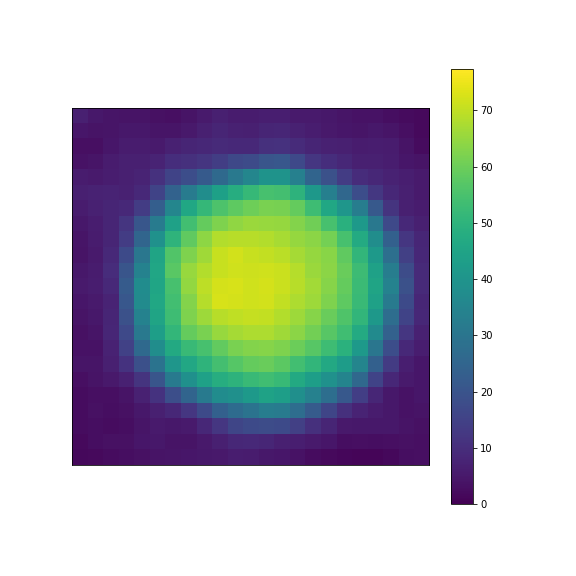
#> input picture FluOpti/ROIs/5_9_19_TL/White/Col0_ROI_step36.png, 576 x 576 px, given in place of image_0500.jpg, which was not available
$ jupyter execute --allow-errors 'Colony size and fluorescence Full.ipynb'   (shell and % lines are left out)   (text cells are left out)
#> lines starting #> are read from the running program, lines starting #| are printed output that depends on the picture; pictures that were not available may be replaced by others from this repository, and a replacement may not be noted
[cell 1]
# import some useful packages to manage the data

import matplotlib
import matplotlib.pyplot as plt
import numpy as np

#modify some matplotlib parameters to manage the images on illustrator
matplotlib.rcParams['pdf.fonttype'] = 42
matplotlib.rcParams['ps.fonttype'] = 42

[cell 2]
#we use scikit-image to analyse the images
import skimage
from skimage import io, filters

[cell 3]
#note: all the folder used here are ablable in this drive --> https://goo.gl/Trg1DX

fname =  "D:\Dropbox\FTI\Raspiscope\Time lapse\Lab_27_1_17_pLac\image_%04d.jpg"
#refered to drive folder Lab_27_1_17_pLac


print(fname%(0))   # just to see if names are well defined

[cell 4]
#let's try this with the frame 500 image

plt.figure()
im1 = plt.imread(fname%500)
#> im1 is the input picture: shape (576, 576, 4) float32; mean R, G, B, A 0.71, 0.743, 0.756, 0.417
plt.imshow(im1)
plt.title('frame '+str(500)+' image')

[cell 5]
plt.figure(figsize=(15,3))
plt.subplot(131)
plt.imshow(im1[:,:,0])
plt.colorbar()
plt.title('Red channel')

plt.subplot(132)
plt.imshow(im1[:,:,1])
plt.colorbar()
plt.title('Green channel')

plt.subplot(133)
plt.imshow(im1[:,:,2])
plt.colorbar()
plt.title('Blue channel')
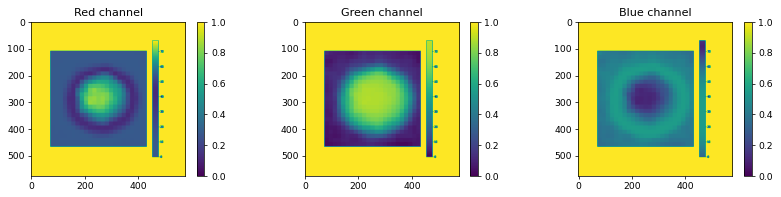
#> figure drawn by matplotlib, 6 panels

[cell 6]
w,h,_ = im1.shape
#> w = 576; h = 576
print('w= '+str(w),'  h= '+str(h))
#| w= 576   h= 576

[cell 7]
#define a function to count the images on the folder and import the "glob" library used to do that
import glob
def count_files(path,filetype):
    #inputs: path and filetype (e.g. tif, png, jpg)
    #output: number of defined filetype files on the path folder (integer)

    imageCount = len(glob.glob1(path,"*."+filetype))
    print(path.split('\\')[-1]+' = '+str(imageCount) + ' files')
    return(imageCount)

[cell 8]
imCount=count_files('D:\Dropbox\FTI\Raspiscope\Time lapse\Lab_27_1_17_pLac',"jpg")

[cell 9]
def get_im_data(xframes,imageCount,fname):
 #inputs:
  #xframes = step frames (e.g. 10 to use only ten to ten images)
  #imageCount = total number of files
  #fname = folder name

 #outputs:
   #imsR,imsG,imsB: data per channel of each image (imsR=matrix size (w,h,imagecount/xframes))

#> called with xframes = 12, imageCount = 0
    w,h,_ = plt.imread(fname%1).shape      #measure the image size based on the first image on the folder
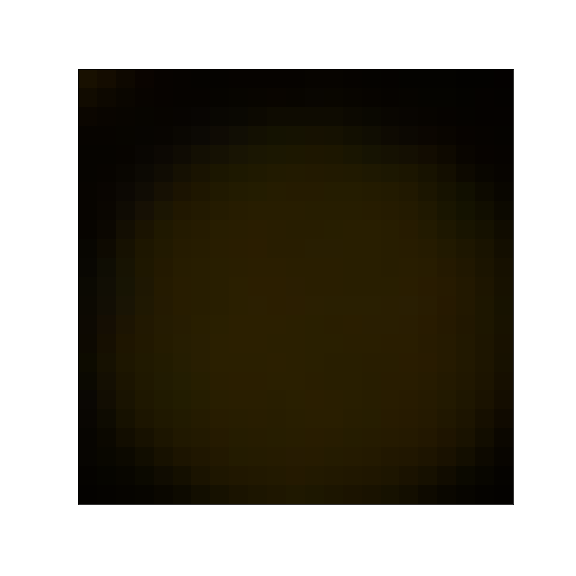
#> input picture FluOpti/ROIs/5_9_19_TL/White/Col25_ROI_step60.png, 576 x 576 px, given in place of image_0001.jpg, which was not available
#> w = 576; h = 576
    nt = int(imageCount/xframes)
    imsR = np.zeros((w,h,nt))
#> imsR = empty array
    imsG = np.zeros((w,h,nt))
#> imsG = empty array
    imsB = np.zeros((w,h,nt))
#> imsB = empty array
    for i in range(0,nt):
        im = plt.imread(fname%(i*xframes))
        imsR[:,:,i] = im[:,:,0]              #last number code the channel: 0=red, 1=green, 2=blue
        imsG[:,:,i] = im[:,:,1]
        imsB[:,:,i] = im[:,:,2]
    return(imsR,imsG,imsB)

# when call you can take only the channels you are interested in (e.g.):
# red,_,blue=get_im_data(xframes,imageCount)  ---> this only takes the red and blue channels

[cell 10]
DataS={}
Frames=12   # use one image every 12 frames
DataS['R'],DataS['G'],DataS['B']=get_im_data(Frames,imCount,fname)
DataS['Im']=fname     # to store the related image source

# also define a vector with the channels
channels=['R','G','B']

[cell 11]
#define it on hour units
dT= 1/12  #hours

#in this example interval = 5 min for each frame

[cell 12]
_,_,st=DataS['R'].shape
#> st = 0
T=np.zeros((st))
#> T = empty array
for i in range(0,st):
    T[i]=(i+1)*Frames*dT

[cell 13]
# get the background time value and plot it

def row_transect(Data, row, frame = -1):
    #input:
    # row = the row where you want to see the transect  (integer)
    # frame = image frame to use  (integer), default = last one

    plt.figure(figsize=(15,3))
    plt.subplot(131)
    plt.plot(Data['R'][row,:,frame])
    plt.xlabel('pixels')
    plt.ylabel('value')
    plt.title('Red channel')

    plt.subplot(132)
    plt.plot(Data['G'][row,:,frame])
    plt.xlabel('pixels')
    plt.title('Green channel')

    plt.subplot(133)
    plt.plot(Data['B'][row,:,frame])
    plt.xlabel('pixels')
    plt.title('Blue channel')

    #plot selected line transect on the image (allways show it on the last frame)

    im = plt.imread(Data['Im']%(imCount-1))
    s1,s2,_=im.shape
    plt.figure(figsize=(6,6))
    fig = plt.gcf()
    ax = fig.gca()
    ax.imshow(im)
    rect = matplotlib.patches.Rectangle((0,row),s2,0,linewidth=1,edgecolor='r',facecolor='none')
    ax.add_patch(rect)

#> (a cell that did not finish here is left out)

[cell 15]
def BG_Val(X1,X2,Y1,Y2,data):
    #X1,X2,Y1,Y2 --> rectangle area limits: (X1,Y1)--> left-up corner. (X2,Y2) ---> rigth-bottom corner
    #data = the desired channel data to get the background

#> called with X1 = 330, X2 = 410, Y1 = 420, Y2 = 570
    X2R=X2-X1 #convert on steps because the rectangle patch definition
    Y2R=Y2-Y1

    #plot the defined area
    plt.figure(figsize=(8,8))
    fig = plt.gcf()
    ax = fig.gca()
    im = plt.imread(data['Im']%(imCount-1))
#> im is the input picture: shape (576, 576, 4) float32; mean R, G, B, A 0.486, 0.471, 0.428, 0.572
    ax.imshow(im)
    rect = matplotlib.patches.Rectangle((Y1,X1),Y2R,X2R,linewidth=1,edgecolor='r',facecolor='none')
    ax.add_patch(rect)


    #get the background time value and plot it
    bg=np.zeros((3,data['R'].shape[2]))
#> bg = empty array
    count=0
    for chan in channels:
        bg[count,:] = data[chan][X1:X2,Y1:Y2,:].mean(axis=(0,1))
        count=count+1
#> after the loop, count = 3

    plt.figure()
    plt.plot(bg[0,:],'r')
    plt.hold(True)
    plt.plot(bg[1,:],'g')
    plt.plot(bg[2,:],'b')

    plt.xlabel('Time step')
    plt.ylabel('Fluorescence intensity')


    return(bg)

[cell 16]
BG=BG_Val(330,410,420,570,DataS)
#> BG = empty array
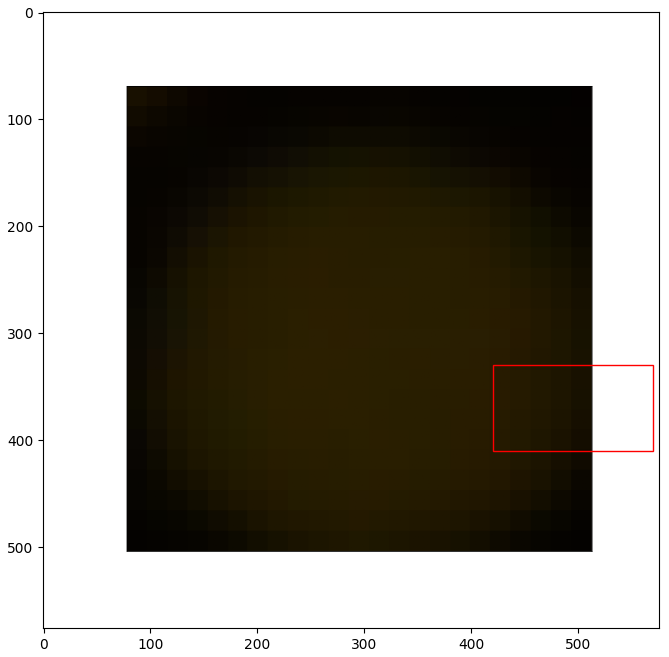
#> figure drawn by matplotlib, 1 panel
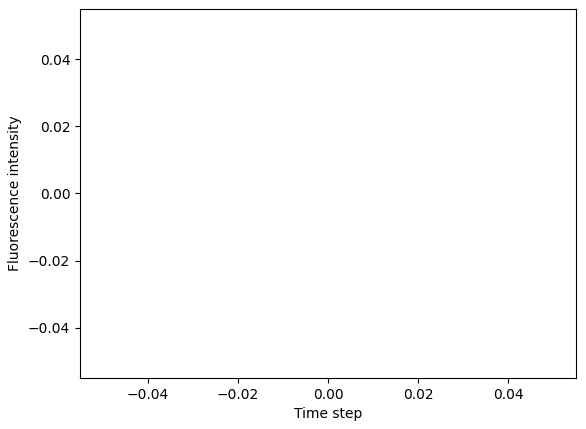
#> figure drawn by matplotlib, 1 panel

[cell 17]
def BG_subst(Data,bg):
 # [5 lines of commented-out code are left out]

    l=bg.shape[1]
#> l = 0
    s1=Data['R'].shape[0]
#> s1 = 576
    s2=Data['R'].shape[1]
#> s2 = 576
    j=0
    for c in channels:
        for i in range(0,l):
            bgm=np.ones((s1,s2))
            bgm= bgm*bg[j,i]         #create a matrix with bg to substract it to the frame

            data=Data[c][:,:,i]

            data=data-bgm         #perform the substraction

            data[data<0]=0        # values < 0 are not allowed --> transform it to 0

            Data[c][:,:,i]=data   #actualize Data

        j+=1  #to actualize background channel
#> after the loop, j = 3

    return(Data)

[cell 18]
DataSB=BG_subst(DataS,BG)

[cell 19]
BG_Val(330,410,420,570,DataSB)
#> Out = empty array

[cell 20]
def dataOT(Data):

    SData=Data['R'][:,:,:].sum(axis=(2))+Data['G'][:,:,:].sum(axis=(2))+Data['B'][:,:,:].sum(axis=(2))
    plt.imshow(SData)
    plt.colorbar()
    plt.title('All channels')

    return(SData)

[cell 21]
SumData=dataOT(DataSB)
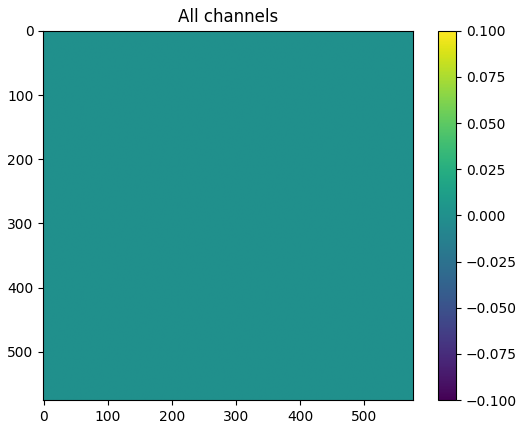
#> figure drawn by matplotlib, 2 panels

[cell 22]
# skimage have a usefull gaussian filter for this task
from skimage.filters import gaussian

[cell 23]
def smoothDat(data,sigma):
 # [6 lines of commented-out code are left out]

#> called with sigma = 1.5
    nsims={}
    nsimsAll=np.zeros((data['R'].shape[0],data['R'].shape[1]))

    plt.figure(figsize=(17,3))
    pvect = [131,132,133]
    count=0

    for c in channels:
        # apply filter
        data_sum = data[c].sum(axis=2)
        sims= gaussian(data_sum, sigma)
        nsims [c]= (sims-sims.min())/(sims.max()-sims.min())

        nsimsAll += nsims[c]
        # make plot

        plt.subplot(pvect[count])
        plt.imshow(nsims[c])
        plt.colorbar()
        plt.title(c+' channel')

        count+=1
#> data_sum: shape (576, 576) float64; every value is 0
#> nsimsAll: shape (576, 576) float64; every value is NaN or infinite

    return(nsims,nsimsAll)

[cell 24]
sDatS,sDatSall=smoothDat(DataSB,1.5)
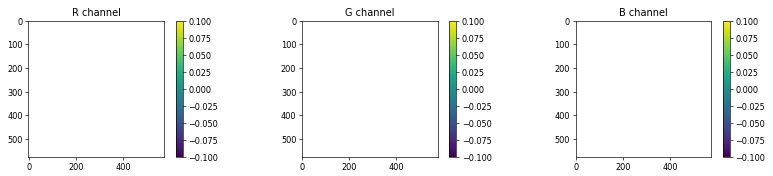
#> figure drawn by matplotlib, 6 panels

#> (a cell that did not finish here is left out)

[cell 26]
import skimage.feature as skfeat

[cell 27]
def colonyBlob(data,thresh,ImName):
#> called with thresh = 0.26
    A = skfeat.blob_log(data, min_sigma=1.0, max_sigma=10.0, num_sigma=100, threshold=thresh, overlap=0.8)

    plt.figure(figsize=(8,8))
    plt.imshow(data, cmap='gray')
    plt.hold(True)
    plt.title('sumarized Image')
    for i in range(len(A)):
        circle = plt.Circle((A[i,1], A[i,0]), 2*A[i,2], color='r', fill=False , lw=0.5)
        fig = plt.gcf()
        ax = fig.gca()
        ax.add_artist(circle)

    plt.figure(figsize=(8,8))
    plt.imshow(plt.imread(ImName))
    plt.hold(True)
    plt.title('Original Image')
    for i in range(len(A)):
        # plot the circle area identified for each colony
        circle = plt.Circle((A[i,1], A[i,0]), 2*A[i,2], color='w', fill=False , lw=0.5)
        fig = plt.gcf()
        ax = fig.gca()
        ax.add_artist(circle)
        ax.axes.get_xaxis().set_visible(False)
        ax.axes.get_yaxis().set_visible(False)

        # attach the ID label to each colony
        plt.annotate(
        i,
        xy=(A[i,1], A[i,0]), xytext=(-2, 2),
        textcoords='offset points', ha='right', va='bottom',color='white')
    plt.savefig("ColonyID2.pdf", transparent=True)

    return(A)
